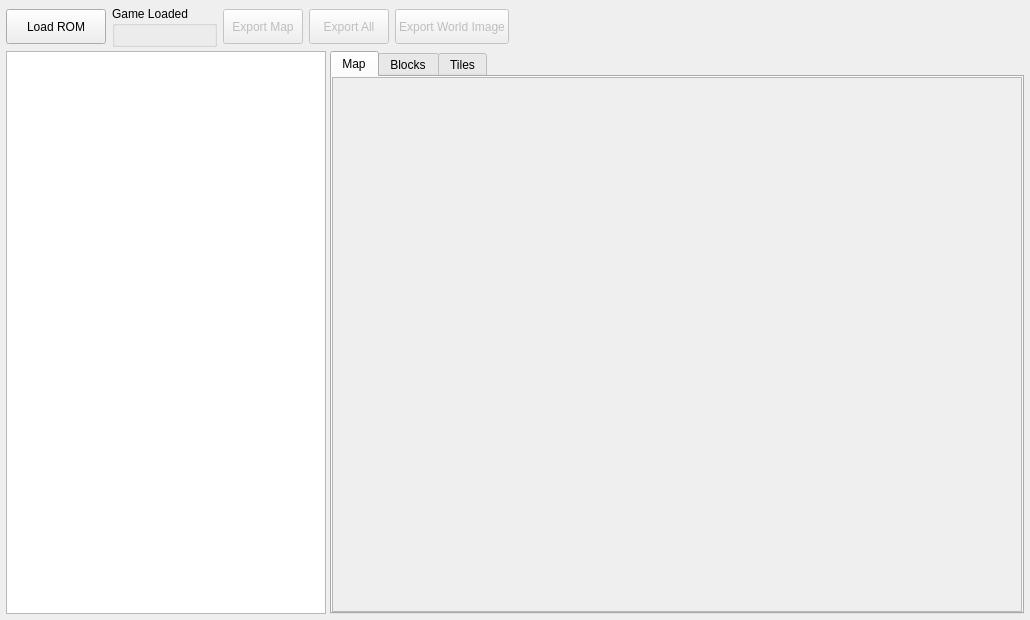
<?xml version="1.0" encoding="UTF-8"?>
<ui version="4.0">
 <class>MainWindow</class>
 <widget class="QMainWindow" name="MainWindow">
  <property name="geometry">
   <rect>
    <x>0</x>
    <y>0</y>
    <width>1030</width>
    <height>620</height>
   </rect>
  </property>
  <property name="minimumSize">
   <size>
    <width>640</width>
    <height>400</height>
   </size>
  </property>
  <property name="windowTitle">
   <string>PokeMapExport</string>
  </property>
  <widget class="QWidget" name="centralwidget">
   <layout class="QVBoxLayout" name="mainLayout" stretch="0,1">
    <property name="spacing">
     <number>4</number>
    </property>
    <property name="leftMargin">
     <number>6</number>
    </property>
    <property name="topMargin">
     <number>6</number>
    </property>
    <property name="rightMargin">
     <number>6</number>
    </property>
    <property name="bottomMargin">
     <number>6</number>
    </property>
    <!-- Toolbar row: load button, game info box, export button -->
    <item>
     <layout class="QHBoxLayout" name="toolbarLayout">
      <property name="spacing">
       <number>6</number>
      </property>
      <item>
       <widget class="QPushButton" name="loadBtn">
        <property name="minimumSize">
         <size>
          <width>100</width>
          <height>35</height>
         </size>
        </property>
        <property name="maximumSize">
         <size>
          <width>140</width>
          <height>35</height>
         </size>
        </property>
        <property name="text">
         <string>Load ROM</string>
        </property>
       </widget>
      </item>
      <item>
       <widget class="QGroupBox" name="gameLoadedBox">
        <property name="maximumSize">
         <size>
          <width>260</width>
          <height>16777215</height>
         </size>
        </property>
        <property name="title">
         <string>Game Loaded</string>
        </property>
        <layout class="QHBoxLayout" name="gameBoxLayout">
         <property name="leftMargin">
          <number>6</number>
         </property>
         <property name="topMargin">
          <number>2</number>
         </property>
         <property name="rightMargin">
          <number>6</number>
         </property>
         <property name="bottomMargin">
          <number>2</number>
         </property>
         <item>
          <widget class="QLabel" name="romNameLabel">
           <property name="text">
            <string/>
           </property>
           <property name="wordWrap">
            <bool>true</bool>
           </property>
          </widget>
         </item>
        </layout>
       </widget>
      </item>
      <item>
       <widget class="QPushButton" name="exportBtn">
        <property name="enabled">
         <bool>false</bool>
        </property>
        <property name="minimumSize">
         <size>
          <width>70</width>
          <height>35</height>
         </size>
        </property>
        <property name="maximumSize">
         <size>
          <width>80</width>
          <height>35</height>
         </size>
        </property>
        <property name="text">
         <string>Export Map</string>
        </property>
       </widget>
      </item>
      <item>
       <widget class="QPushButton" name="exportAllBtn">
        <property name="enabled">
         <bool>false</bool>
        </property>
        <property name="minimumSize">
         <size>
          <width>80</width>
          <height>35</height>
         </size>
        </property>
        <property name="maximumSize">
         <size>
          <width>100</width>
          <height>35</height>
         </size>
        </property>
        <property name="text">
         <string>Export All</string>
        </property>
       </widget>
      </item>
      <item>
       <widget class="QPushButton" name="exportWorldBtn">
        <property name="enabled">
         <bool>false</bool>
        </property>
        <property name="minimumSize">
         <size>
          <width>110</width>
          <height>35</height>
         </size>
        </property>
        <property name="maximumSize">
         <size>
          <width>130</width>
          <height>35</height>
         </size>
        </property>
        <property name="text">
         <string>Export World Image</string>
        </property>
       </widget>
      </item>
      <item>
       <spacer name="toolbarSpacer">
        <property name="orientation">
         <enum>Qt::Horizontal</enum>
        </property>
        <property name="sizeHint" stdset="0">
         <size>
          <width>40</width>
          <height>20</height>
         </size>
        </property>
       </spacer>
      </item>
     </layout>
    </item>
    <!-- Content row: tree on left, tabs on right -->
    <item>
     <layout class="QHBoxLayout" name="contentLayout">
      <property name="spacing">
       <number>4</number>
      </property>
      <item>
       <widget class="QTreeWidget" name="mapsAndBanks">
        <property name="minimumSize">
         <size>
          <width>180</width>
          <height>0</height>
         </size>
        </property>
        <property name="maximumSize">
         <size>
          <width>320</width>
          <height>16777215</height>
         </size>
        </property>
        <property name="headerHidden">
         <bool>true</bool>
        </property>
        <column>
         <property name="text">
          <string>1</string>
         </property>
        </column>
       </widget>
      </item>
      <item>
       <widget class="QTabWidget" name="previewTabs">
        <property name="currentIndex">
         <number>0</number>
        </property>
        <!-- Map tab -->
        <widget class="QWidget" name="mapTab">
         <attribute name="title">
          <string>Map</string>
         </attribute>
         <layout class="QVBoxLayout" name="mapTabLayout">
          <property name="leftMargin">
           <number>0</number>
          </property>
          <property name="topMargin">
           <number>0</number>
          </property>
          <property name="rightMargin">
           <number>0</number>
          </property>
          <property name="bottomMargin">
           <number>0</number>
          </property>
          <item>
           <widget class="QScrollArea" name="mapScrollArea">
            <property name="widgetResizable">
             <bool>false</bool>
            </property>
            <widget class="QLabel" name="mapPreview">
             <property name="text">
              <string/>
             </property>
             <property name="alignment">
              <set>Qt::AlignmentFlag::AlignLeading|Qt::AlignmentFlag::AlignLeft|Qt::AlignmentFlag::AlignTop</set>
             </property>
             <property name="scaledContents">
              <bool>false</bool>
             </property>
            </widget>
           </widget>
          </item>
         </layout>
        </widget>
        <!-- Blocks tab -->
        <widget class="QWidget" name="blocksTab">
         <attribute name="title">
          <string>Blocks</string>
         </attribute>
         <layout class="QVBoxLayout" name="blocksTabLayout">
          <property name="leftMargin">
           <number>0</number>
          </property>
          <property name="topMargin">
           <number>0</number>
          </property>
          <property name="rightMargin">
           <number>0</number>
          </property>
          <property name="bottomMargin">
           <number>0</number>
          </property>
          <item>
           <widget class="QScrollArea" name="blocksScrollArea">
            <property name="widgetResizable">
             <bool>false</bool>
            </property>
            <widget class="QLabel" name="blocksPreview">
             <property name="text">
              <string/>
             </property>
             <property name="alignment">
              <set>Qt::AlignmentFlag::AlignLeading|Qt::AlignmentFlag::AlignLeft|Qt::AlignmentFlag::AlignTop</set>
             </property>
             <property name="scaledContents">
              <bool>false</bool>
             </property>
            </widget>
           </widget>
          </item>
         </layout>
        </widget>
        <!-- Tiles tab -->
        <widget class="QWidget" name="tilesTab">
         <attribute name="title">
          <string>Tiles</string>
         </attribute>
         <layout class="QHBoxLayout" name="tilesTabLayout">
          <item>
           <widget class="QGroupBox" name="primaryTilesBox">
            <property name="title">
             <string>Primary Tiles</string>
            </property>
            <layout class="QVBoxLayout" name="priBoxLayout">
             <property name="leftMargin">
              <number>2</number>
             </property>
             <property name="topMargin">
              <number>18</number>
             </property>
             <property name="rightMargin">
              <number>2</number>
             </property>
             <property name="bottomMargin">
              <number>2</number>
             </property>
             <item>
              <widget class="QLabel" name="tilePreview">
               <property name="text">
                <string/>
               </property>
               <property name="alignment">
                <set>Qt::AlignmentFlag::AlignLeading|Qt::AlignmentFlag::AlignLeft|Qt::AlignmentFlag::AlignTop</set>
               </property>
               <property name="scaledContents">
                <bool>true</bool>
               </property>
              </widget>
             </item>
            </layout>
           </widget>
          </item>
          <item>
           <widget class="QGroupBox" name="secondaryTilesBox">
            <property name="title">
             <string>Secondary Tiles</string>
            </property>
            <layout class="QVBoxLayout" name="secBoxLayout">
             <property name="leftMargin">
              <number>2</number>
             </property>
             <property name="topMargin">
              <number>18</number>
             </property>
             <property name="rightMargin">
              <number>2</number>
             </property>
             <property name="bottomMargin">
              <number>2</number>
             </property>
             <item>
              <widget class="QLabel" name="tilePreview2">
               <property name="text">
                <string/>
               </property>
               <property name="alignment">
                <set>Qt::AlignmentFlag::AlignLeading|Qt::AlignmentFlag::AlignLeft|Qt::AlignmentFlag::AlignTop</set>
               </property>
               <property name="scaledContents">
                <bool>true</bool>
               </property>
              </widget>
             </item>
            </layout>
           </widget>
          </item>
         </layout>
        </widget>
       </widget>
      </item>
     </layout>
    </item>
   </layout>
  </widget>
 </widget>
 <resources/>
 <connections/>
</ui>
